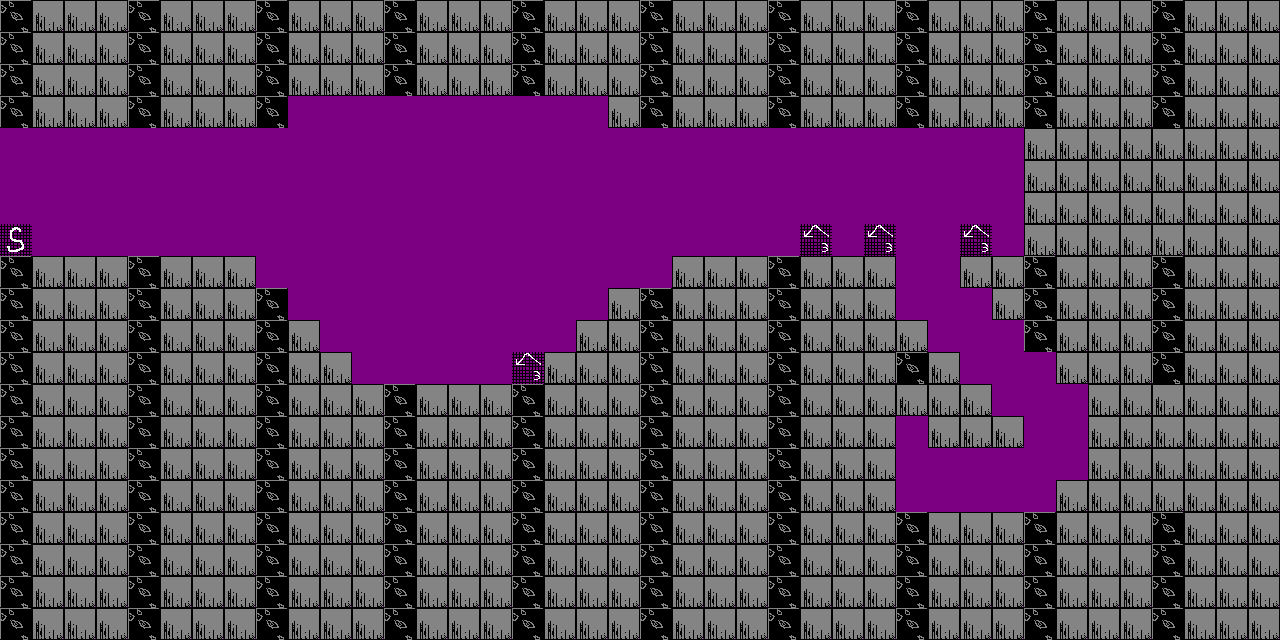

This is a level from a 2D game, rendered from its Tiled map with the project's own tilesets. A one-line summary and the map file follow, with tile-layer data summarised:
An orthogonal 40x20 tile map with 32x32 px tiles, 2 tile layers (ground, chara).

<map version="1.0" orientation="orthogonal" width="40" height="20" tilewidth="32" tileheight="32" backgroundcolor="#7c0082">
 <tileset firstgid="1" name="map" tilewidth="32" tileheight="32">
  <image source="map.png" trans="ff00ff" width="256" height="256" />
  <terraintypes>
   <terrain name="�������Ϸ�" tile="-1" />
  </terraintypes>
 </tileset>
 <layer name="ground" width="40" height="20">
  <data>[800 cells, 597 non-empty, 2 distinct tile ids]</data>
 </layer>
 <layer name="chara" width="40" height="20">
  <data>[800 cells, 5 non-empty, 2 distinct tile ids]</data>
 </layer>
</map>
